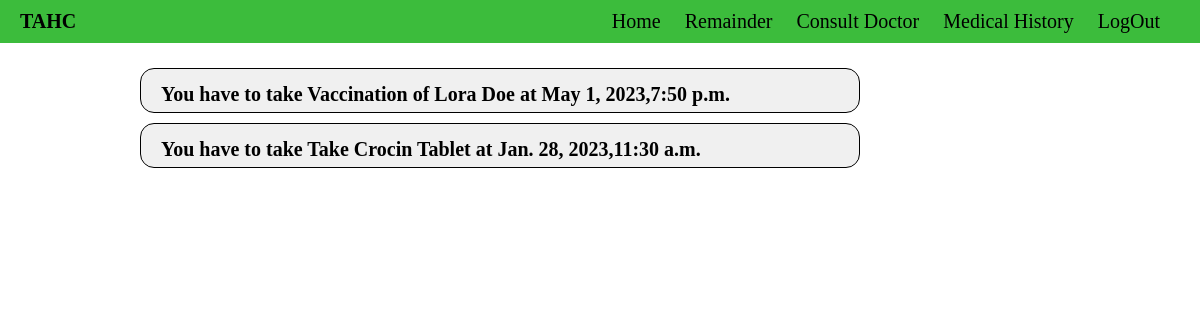
The app's page /remainder (signed in) with its own data.
### Health/models.py (models this page shows)
class Remainder(models.Model):
    host=models.ForeignKey(User ,on_delete=models.CASCADE)
    Remainder_date = models.DateField()
    Remainder_time = models.TimeField()
    Remainder_message = models.CharField(max_length=100)
    coice = models.BooleanField(default=False,null=True)

### Health/views.py (the view)
# urls.py: path('remainder',views.see_remainder,name="see_remainder"),
def see_remainder(request):
    form = Remainder.objects.filter(host = request.user)
    context={"form":form}
    return render(request,"Health/see_remainder.html",context)

### Health/templates/Health/see_remainder.html
{% extends 'main.html' %}
{% block content%}
<div class="doc_patient_req">
    {% for field in form %}
    <a href="{% url 'check' field.id %}">
        <div class="child_doc_pat">
            <p class="child_doc_pat_left">You have to take {{field.Remainder_message}} at {{field.Remainder_date}},{{field.Remainder_time}}</p>
        </div>
    </a>
    {%endfor%}
</div>
{% endblock %}

### static/styles/main.css (style rules this page uses)
body { margin: 0px; padding: 0px; }
.doc_patient_req { width: 80vw; margin: 20px ; display: flex; flex-direction: column-reverse; }
.doc_patient_req .child_doc_pat { display: flex; flex-direction: column; justify-content: space-around; margin: 5px 10vw; border: 1px solid black; border-radius: 14px; background: #f0f0f0; }
.doc_patient_req .child_doc_pat .child_doc_pat_left { font-size: 20px; font-weight: bold; color:black; text-decoration: none; width: 60vw; margin: 14px 0px 6px 20px; }
.doc_patient_req a { text-decoration:none; }

### records on screen
Remainder: Remainder_message "Take Crocin Tablet", Remainder_date "Jan. 28, 2023", Remainder_time "11:30 a.m."
Remainder: Remainder_message "Vaccination of Lora Doe", Remainder_date "May 1, 2023", Remainder_time "7:50 p.m."
